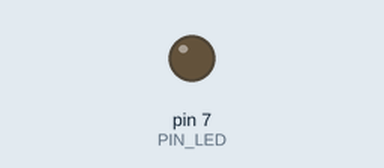
Recording of a sketch running on a simulated Arduino Uno, built with avr-gcc and run on an emulated ATmega328P. On the bench: output pins drawn as LEDs (lit = HIGH). Dashed ring = blinking. At 2.0 s the program stops and its outputs stay as they are.

Above: at 0.5 s.
At 1.85 s:
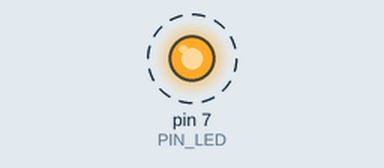
Timing chart, 0 to 3.0 s (numbered marks = the images above):
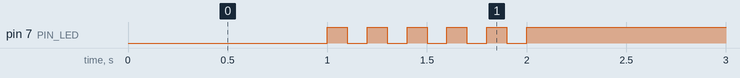

The sketch:

05_practice_2.ino
```cpp
#define PIN_LED 7
unsigned int count, toggle;

void setup() {
  pinMode(PIN_LED, OUTPUT);
  Serial.begin(115200);
  while (!Serial) {
    ;
  }
  count = toggle = 0;
  digitalWrite(PIN_LED, 1);
}


void loop() {
  if (count == 5) {
  digitalWrite(PIN_LED, 1);
  while(1) {
    ;
    }
  }
  if (count == 0) {
    digitalWrite(PIN_LED, 0);
    delay(1000);
  }

  digitalWrite(PIN_LED, 1);
  delay(100);
  digitalWrite(PIN_LED, 0);
  delay(100);
  ++count;
}
```

Measured:
- by itself, pin 7 (PIN_LED): alternates HIGH for 0.10 s and LOW for 0.10 s, 11 changes in all, then stays HIGH
